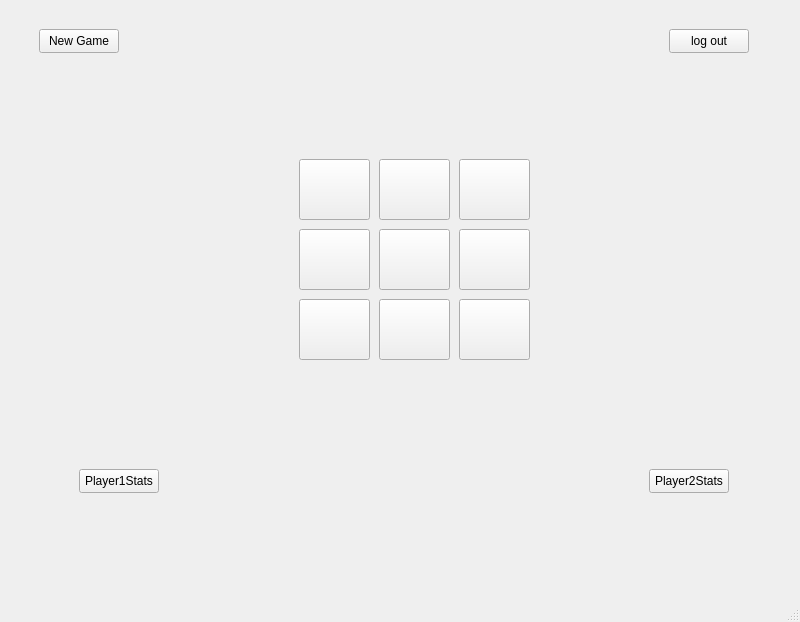
<?xml version="1.0" encoding="UTF-8"?>
<ui version="4.0">
 <class>MainWindow</class>
 <widget class="QMainWindow" name="MainWindow">
  <property name="geometry">
   <rect>
    <x>0</x>
    <y>0</y>
    <width>800</width>
    <height>622</height>
   </rect>
  </property>
  <property name="windowTitle">
   <string>MainWindow</string>
  </property>
  <widget class="QWidget" name="centralwidget">
   <layout class="QGridLayout" name="gridLayout_4">
    <item row="0" column="0">
     <widget class="QStackedWidget" name="stackedWidget">
      <property name="minimumSize">
       <size>
        <width>711</width>
        <height>561</height>
       </size>
      </property>
      <property name="styleSheet">
       <string notr="true">ui-&gt;firstframe-&gt;setStyleSheet(&quot;background-color: rgb(33, 0, 49);&quot;); </string>
      </property>
      <property name="currentIndex">
       <number>6</number>
      </property>
      <widget class="QWidget" name="firstframe">
       <widget class="QLabel" name="label_3">
        <property name="geometry">
         <rect>
          <x>90</x>
          <y>100</y>
          <width>331</width>
          <height>51</height>
         </rect>
        </property>
        <property name="text">
         <string>&lt;html&gt;&lt;head/&gt;&lt;body&gt;&lt;p align=&quot;center&quot;&gt;&lt;span style=&quot; font-size:26pt; font-weight:700; vertical-align:super;&quot;&gt;Welcome to Tic Tac Toe&lt;/span&gt;&lt;/p&gt;&lt;/body&gt;&lt;/html&gt;</string>
        </property>
       </widget>
       <widget class="QPushButton" name="welcomeSignupButton">
        <property name="geometry">
         <rect>
          <x>210</x>
          <y>180</y>
          <width>80</width>
          <height>24</height>
         </rect>
        </property>
        <property name="text">
         <string>Sign Up</string>
        </property>
       </widget>
       <widget class="QPushButton" name="welcomeLoginButton">
        <property name="geometry">
         <rect>
          <x>210</x>
          <y>230</y>
          <width>80</width>
          <height>24</height>
         </rect>
        </property>
        <property name="text">
         <string>Login</string>
        </property>
       </widget>
      </widget>
      <widget class="QWidget" name="loginframe">
       <widget class="QLabel" name="label">
        <property name="geometry">
         <rect>
          <x>80</x>
          <y>160</y>
          <width>61</width>
          <height>31</height>
         </rect>
        </property>
        <property name="text">
         <string>&lt;html&gt;&lt;head/&gt;&lt;body&gt;&lt;p&gt;&lt;span style=&quot; font-size:16pt;&quot;&gt;Email&lt;/span&gt;&lt;/p&gt;&lt;/body&gt;&lt;/html&gt;</string>
        </property>
       </widget>
       <widget class="QLabel" name="label_2">
        <property name="geometry">
         <rect>
          <x>60</x>
          <y>200</y>
          <width>101</width>
          <height>31</height>
         </rect>
        </property>
        <property name="text">
         <string>&lt;html&gt;&lt;head/&gt;&lt;body&gt;&lt;p&gt;&lt;span style=&quot; font-size:16pt;&quot;&gt;Password&lt;/span&gt;&lt;/p&gt;&lt;/body&gt;&lt;/html&gt;</string>
        </property>
       </widget>
       <widget class="QLineEdit" name="emailLineEdit">
        <property name="geometry">
         <rect>
          <x>160</x>
          <y>170</y>
          <width>191</width>
          <height>21</height>
         </rect>
        </property>
       </widget>
       <widget class="QLineEdit" name="passwordLineEdit">
        <property name="geometry">
         <rect>
          <x>160</x>
          <y>210</y>
          <width>191</width>
          <height>21</height>
         </rect>
        </property>
        <property name="echoMode">
         <enum>QLineEdit::Password</enum>
        </property>
       </widget>
       <widget class="QPushButton" name="loginButton">
        <property name="geometry">
         <rect>
          <x>130</x>
          <y>270</y>
          <width>80</width>
          <height>24</height>
         </rect>
        </property>
        <property name="text">
         <string>login</string>
        </property>
       </widget>
       <widget class="QLabel" name="loginErrorLabel">
        <property name="geometry">
         <rect>
          <x>90</x>
          <y>320</y>
          <width>231</width>
          <height>61</height>
         </rect>
        </property>
        <property name="text">
         <string/>
        </property>
       </widget>
       <widget class="QPushButton" name="switchToSignupButton">
        <property name="geometry">
         <rect>
          <x>400</x>
          <y>30</y>
          <width>80</width>
          <height>24</height>
         </rect>
        </property>
        <property name="text">
         <string>Sign Up</string>
        </property>
       </widget>
       <widget class="QLabel" name="label_4">
        <property name="geometry">
         <rect>
          <x>50</x>
          <y>70</y>
          <width>151</width>
          <height>31</height>
         </rect>
        </property>
        <property name="text">
         <string>&lt;html&gt;&lt;head/&gt;&lt;body&gt;&lt;p&gt;&lt;span style=&quot; font-size:16pt; font-weight:700;&quot;&gt;Please Login ....&lt;/span&gt;&lt;/p&gt;&lt;p&gt;&lt;br/&gt;&lt;/p&gt;&lt;/body&gt;&lt;/html&gt;</string>
        </property>
       </widget>
       <widget class="QPushButton" name="return1">
        <property name="geometry">
         <rect>
          <x>410</x>
          <y>340</y>
          <width>80</width>
          <height>24</height>
         </rect>
        </property>
        <property name="text">
         <string>Return</string>
        </property>
       </widget>
      </widget>
      <widget class="QWidget" name="page">
       <widget class="QLabel" name="label_10">
        <property name="geometry">
         <rect>
          <x>40</x>
          <y>50</y>
          <width>81</width>
          <height>31</height>
         </rect>
        </property>
        <property name="text">
         <string>&lt;html&gt;&lt;head/&gt;&lt;body&gt;&lt;p&gt;&lt;span style=&quot; font-size:22pt; font-weight:700;&quot;&gt;Hello &lt;/span&gt;&lt;/p&gt;&lt;/body&gt;&lt;/html&gt;</string>
        </property>
       </widget>
       <widget class="QLabel" name="label_11">
        <property name="geometry">
         <rect>
          <x>50</x>
          <y>130</y>
          <width>51</width>
          <height>41</height>
         </rect>
        </property>
        <property name="text">
         <string>&lt;html&gt;&lt;head/&gt;&lt;body&gt;&lt;p&gt;&lt;span style=&quot; font-size:14pt;&quot;&gt;Name&lt;/span&gt;&lt;/p&gt;&lt;/body&gt;&lt;/html&gt;</string>
        </property>
       </widget>
       <widget class="QLabel" name="userNameLabel">
        <property name="geometry">
         <rect>
          <x>120</x>
          <y>140</y>
          <width>211</width>
          <height>21</height>
         </rect>
        </property>
        <property name="text">
         <string>&lt;html&gt;&lt;head/&gt;&lt;body&gt;&lt;p&gt;&lt;span style=&quot; font-size:14pt;&quot;&gt;&lt;br/&gt;&lt;/span&gt;&lt;/p&gt;&lt;/body&gt;&lt;/html&gt;</string>
        </property>
       </widget>
       <widget class="QLabel" name="label_13">
        <property name="geometry">
         <rect>
          <x>50</x>
          <y>180</y>
          <width>61</width>
          <height>31</height>
         </rect>
        </property>
        <property name="text">
         <string>&lt;html&gt;&lt;head/&gt;&lt;body&gt;&lt;p&gt;&lt;span style=&quot; font-size:14pt;&quot;&gt;Email&lt;/span&gt;&lt;/p&gt;&lt;/body&gt;&lt;/html&gt;</string>
        </property>
       </widget>
       <widget class="QLabel" name="userEmailLabel">
        <property name="geometry">
         <rect>
          <x>110</x>
          <y>190</y>
          <width>231</width>
          <height>21</height>
         </rect>
        </property>
        <property name="text">
         <string/>
        </property>
       </widget>
       <widget class="QLabel" name="label_15">
        <property name="geometry">
         <rect>
          <x>50</x>
          <y>210</y>
          <width>41</width>
          <height>41</height>
         </rect>
        </property>
        <property name="text">
         <string>&lt;html&gt;&lt;head/&gt;&lt;body&gt;&lt;p&gt;&lt;span style=&quot; font-size:14pt;&quot;&gt;Age&lt;/span&gt;&lt;/p&gt;&lt;/body&gt;&lt;/html&gt;</string>
        </property>
       </widget>
       <widget class="QLabel" name="userAgeLabel">
        <property name="geometry">
         <rect>
          <x>100</x>
          <y>220</y>
          <width>251</width>
          <height>21</height>
         </rect>
        </property>
        <property name="text">
         <string/>
        </property>
       </widget>
       <widget class="QLabel" name="label_17">
        <property name="geometry">
         <rect>
          <x>50</x>
          <y>250</y>
          <width>131</width>
          <height>51</height>
         </rect>
        </property>
        <property name="text">
         <string>&lt;html&gt;&lt;head/&gt;&lt;body&gt;&lt;p&gt;&lt;span style=&quot; font-size:14pt;&quot;&gt;Played games&lt;/span&gt;&lt;/p&gt;&lt;/body&gt;&lt;/html&gt;</string>
        </property>
       </widget>
       <widget class="QLabel" name="userGamesPlayedLabel">
        <property name="geometry">
         <rect>
          <x>180</x>
          <y>270</y>
          <width>261</width>
          <height>16</height>
         </rect>
        </property>
        <property name="text">
         <string/>
        </property>
       </widget>
       <widget class="QLabel" name="label_19">
        <property name="geometry">
         <rect>
          <x>50</x>
          <y>300</y>
          <width>91</width>
          <height>31</height>
         </rect>
        </property>
        <property name="text">
         <string>&lt;html&gt;&lt;head/&gt;&lt;body&gt;&lt;p&gt;&lt;span style=&quot; font-size:14pt;&quot;&gt;wins&lt;/span&gt;&lt;/p&gt;&lt;/body&gt;&lt;/html&gt;</string>
        </property>
       </widget>
       <widget class="QLabel" name="label_20">
        <property name="geometry">
         <rect>
          <x>50</x>
          <y>340</y>
          <width>71</width>
          <height>31</height>
         </rect>
        </property>
        <property name="text">
         <string>&lt;html&gt;&lt;head/&gt;&lt;body&gt;&lt;p&gt;&lt;span style=&quot; font-size:14pt;&quot;&gt;losses&lt;/span&gt;&lt;/p&gt;&lt;p&gt;&lt;br/&gt;&lt;/p&gt;&lt;/body&gt;&lt;/html&gt;</string>
        </property>
       </widget>
       <widget class="QLabel" name="label_21">
        <property name="geometry">
         <rect>
          <x>50</x>
          <y>380</y>
          <width>171</width>
          <height>31</height>
         </rect>
        </property>
        <property name="text">
         <string>&lt;html&gt;&lt;head/&gt;&lt;body&gt;&lt;p&gt;&lt;span style=&quot; font-size:14pt;&quot;&gt;last logged in date&lt;/span&gt;&lt;/p&gt;&lt;p&gt;&lt;br/&gt;&lt;/p&gt;&lt;/body&gt;&lt;/html&gt;</string>
        </property>
       </widget>
       <widget class="QLabel" name="userWinsLabel">
        <property name="geometry">
         <rect>
          <x>100</x>
          <y>310</y>
          <width>221</width>
          <height>16</height>
         </rect>
        </property>
        <property name="text">
         <string/>
        </property>
       </widget>
       <widget class="QLabel" name="userLossesLabel">
        <property name="geometry">
         <rect>
          <x>110</x>
          <y>350</y>
          <width>271</width>
          <height>16</height>
         </rect>
        </property>
        <property name="text">
         <string/>
        </property>
       </widget>
       <widget class="QLabel" name="userLastLoginLabel">
        <property name="geometry">
         <rect>
          <x>220</x>
          <y>390</y>
          <width>281</width>
          <height>16</height>
         </rect>
        </property>
        <property name="text">
         <string/>
        </property>
       </widget>
       <widget class="QLabel" name="userNameLabel2">
        <property name="geometry">
         <rect>
          <x>120</x>
          <y>60</y>
          <width>311</width>
          <height>21</height>
         </rect>
        </property>
        <property name="text">
         <string>&lt;html&gt;&lt;head/&gt;&lt;body&gt;&lt;p&gt;&lt;span style=&quot; font-size:22pt;&quot;&gt;&lt;br/&gt;&lt;/span&gt;&lt;/p&gt;&lt;/body&gt;&lt;/html&gt;</string>
        </property>
       </widget>
       <widget class="QPushButton" name="PLAY">
        <property name="geometry">
         <rect>
          <x>480</x>
          <y>420</y>
          <width>80</width>
          <height>24</height>
         </rect>
        </property>
        <property name="text">
         <string>PLAY</string>
        </property>
       </widget>
      </widget>
      <widget class="QWidget" name="signupframe">
       <widget class="QLabel" name="label_5">
        <property name="geometry">
         <rect>
          <x>60</x>
          <y>150</y>
          <width>49</width>
          <height>16</height>
         </rect>
        </property>
        <property name="text">
         <string>Email</string>
        </property>
       </widget>
       <widget class="QLabel" name="label_6">
        <property name="geometry">
         <rect>
          <x>40</x>
          <y>180</y>
          <width>49</width>
          <height>16</height>
         </rect>
        </property>
        <property name="text">
         <string>Password</string>
        </property>
       </widget>
       <widget class="QLabel" name="label_7">
        <property name="geometry">
         <rect>
          <x>50</x>
          <y>210</y>
          <width>49</width>
          <height>16</height>
         </rect>
        </property>
        <property name="text">
         <string>Name</string>
        </property>
       </widget>
       <widget class="QLabel" name="label_8">
        <property name="geometry">
         <rect>
          <x>60</x>
          <y>240</y>
          <width>49</width>
          <height>16</height>
         </rect>
        </property>
        <property name="text">
         <string>Age</string>
        </property>
       </widget>
       <widget class="QLabel" name="label_9">
        <property name="geometry">
         <rect>
          <x>60</x>
          <y>270</y>
          <width>49</width>
          <height>16</height>
         </rect>
        </property>
        <property name="text">
         <string>City</string>
        </property>
       </widget>
       <widget class="QLineEdit" name="signupCityLineEdit">
        <property name="geometry">
         <rect>
          <x>110</x>
          <y>270</y>
          <width>351</width>
          <height>21</height>
         </rect>
        </property>
       </widget>
       <widget class="QLineEdit" name="signupAgeLineEdit">
        <property name="geometry">
         <rect>
          <x>110</x>
          <y>240</y>
          <width>351</width>
          <height>21</height>
         </rect>
        </property>
       </widget>
       <widget class="QLineEdit" name="signupNameLineEdit">
        <property name="geometry">
         <rect>
          <x>110</x>
          <y>210</y>
          <width>351</width>
          <height>21</height>
         </rect>
        </property>
       </widget>
       <widget class="QLineEdit" name="signupPasswordLineEdit">
        <property name="geometry">
         <rect>
          <x>110</x>
          <y>180</y>
          <width>351</width>
          <height>21</height>
         </rect>
        </property>
       </widget>
       <widget class="QLineEdit" name="signupEmailLineEdit">
        <property name="geometry">
         <rect>
          <x>110</x>
          <y>150</y>
          <width>351</width>
          <height>21</height>
         </rect>
        </property>
       </widget>
       <widget class="QLabel" name="signupErrorLabel">
        <property name="geometry">
         <rect>
          <x>10</x>
          <y>340</y>
          <width>261</width>
          <height>41</height>
         </rect>
        </property>
        <property name="text">
         <string/>
        </property>
       </widget>
       <widget class="QPushButton" name="signupButton">
        <property name="geometry">
         <rect>
          <x>100</x>
          <y>310</y>
          <width>80</width>
          <height>24</height>
         </rect>
        </property>
        <property name="text">
         <string>signupButton</string>
        </property>
       </widget>
       <widget class="QPushButton" name="switchToLoginButton">
        <property name="geometry">
         <rect>
          <x>360</x>
          <y>30</y>
          <width>80</width>
          <height>24</height>
         </rect>
        </property>
        <property name="text">
         <string>Back to Login</string>
        </property>
       </widget>
       <widget class="QPushButton" name="return1_2">
        <property name="geometry">
         <rect>
          <x>640</x>
          <y>440</y>
          <width>80</width>
          <height>24</height>
         </rect>
        </property>
        <property name="text">
         <string>Return</string>
        </property>
       </widget>
      </widget>
      <widget class="QWidget" name="page_2">
       <widget class="QWidget" name="playSelectionFrame" native="true">
        <property name="geometry">
         <rect>
          <x>330</x>
          <y>270</y>
          <width>120</width>
          <height>80</height>
         </rect>
        </property>
       </widget>
       <widget class="QPushButton" name="pvpButton">
        <property name="geometry">
         <rect>
          <x>170</x>
          <y>150</y>
          <width>181</width>
          <height>31</height>
         </rect>
        </property>
        <property name="text">
         <string>player vs player</string>
        </property>
       </widget>
       <widget class="QPushButton" name="pveButton">
        <property name="geometry">
         <rect>
          <x>170</x>
          <y>210</y>
          <width>181</width>
          <height>31</height>
         </rect>
        </property>
        <property name="text">
         <string>player vs ai</string>
        </property>
       </widget>
       <widget class="QFrame" name="pvpGameFrame">
        <property name="geometry">
         <rect>
          <x>310</x>
          <y>300</y>
          <width>120</width>
          <height>80</height>
         </rect>
        </property>
        <property name="frameShape">
         <enum>QFrame::StyledPanel</enum>
        </property>
        <property name="frameShadow">
         <enum>QFrame::Raised</enum>
        </property>
       </widget>
      </widget>
      <widget class="QWidget" name="player2LoginFrame_2">
       <widget class="QLabel" name="Email">
        <property name="geometry">
         <rect>
          <x>110</x>
          <y>190</y>
          <width>51</width>
          <height>31</height>
         </rect>
        </property>
        <property name="text">
         <string>&lt;html&gt;&lt;head/&gt;&lt;body&gt;&lt;p&gt;&lt;span style=&quot; font-size:14pt; font-weight:700;&quot;&gt;Email&lt;/span&gt;&lt;/p&gt;&lt;/body&gt;&lt;/html&gt;</string>
        </property>
       </widget>
       <widget class="QLabel" name="Password">
        <property name="geometry">
         <rect>
          <x>80</x>
          <y>230</y>
          <width>91</width>
          <height>41</height>
         </rect>
        </property>
        <property name="text">
         <string>&lt;html&gt;&lt;head/&gt;&lt;body&gt;&lt;p&gt;&lt;span style=&quot; font-size:14pt; font-weight:700;&quot;&gt;Password&lt;/span&gt;&lt;/p&gt;&lt;/body&gt;&lt;/html&gt;</string>
        </property>
       </widget>
       <widget class="QLabel" name="player2LoginErrorLabel">
        <property name="geometry">
         <rect>
          <x>0</x>
          <y>310</y>
          <width>231</width>
          <height>51</height>
         </rect>
        </property>
        <property name="text">
         <string/>
        </property>
       </widget>
       <widget class="QLineEdit" name="player2EmailLineEdit">
        <property name="geometry">
         <rect>
          <x>170</x>
          <y>200</y>
          <width>241</width>
          <height>21</height>
         </rect>
        </property>
       </widget>
       <widget class="QLineEdit" name="player2PasswordLineEdit">
        <property name="geometry">
         <rect>
          <x>170</x>
          <y>240</y>
          <width>241</width>
          <height>21</height>
         </rect>
        </property>
       </widget>
       <widget class="QPushButton" name="player2LoginButton">
        <property name="geometry">
         <rect>
          <x>210</x>
          <y>290</y>
          <width>80</width>
          <height>24</height>
         </rect>
        </property>
        <property name="text">
         <string>Login</string>
        </property>
       </widget>
       <widget class="QPushButton" name="switchToPlayer2SignupButton">
        <property name="geometry">
         <rect>
          <x>330</x>
          <y>20</y>
          <width>80</width>
          <height>24</height>
         </rect>
        </property>
        <property name="text">
         <string>sign up</string>
        </property>
       </widget>
       <widget class="QWidget" name="player2LoginFrame" native="true">
        <property name="geometry">
         <rect>
          <x>40</x>
          <y>30</y>
          <width>120</width>
          <height>80</height>
         </rect>
        </property>
       </widget>
      </widget>
      <widget class="QWidget" name="page_3">
       <widget class="QPushButton" name="button_0_0">
        <property name="geometry">
         <rect>
          <x>290</x>
          <y>150</y>
          <width>71</width>
          <height>61</height>
         </rect>
        </property>
        <property name="text">
         <string/>
        </property>
       </widget>
       <widget class="QPushButton" name="button_0_1">
        <property name="geometry">
         <rect>
          <x>370</x>
          <y>150</y>
          <width>71</width>
          <height>61</height>
         </rect>
        </property>
        <property name="text">
         <string/>
        </property>
       </widget>
       <widget class="QPushButton" name="button_0_2">
        <property name="geometry">
         <rect>
          <x>450</x>
          <y>150</y>
          <width>71</width>
          <height>61</height>
         </rect>
        </property>
        <property name="text">
         <string/>
        </property>
       </widget>
       <widget class="QPushButton" name="button_1_0">
        <property name="geometry">
         <rect>
          <x>290</x>
          <y>220</y>
          <width>71</width>
          <height>61</height>
         </rect>
        </property>
        <property name="text">
         <string/>
        </property>
       </widget>
       <widget class="QPushButton" name="button_1_1">
        <property name="geometry">
         <rect>
          <x>370</x>
          <y>220</y>
          <width>71</width>
          <height>61</height>
         </rect>
        </property>
        <property name="text">
         <string/>
        </property>
       </widget>
       <widget class="QPushButton" name="button_1_2">
        <property name="geometry">
         <rect>
          <x>450</x>
          <y>220</y>
          <width>71</width>
          <height>61</height>
         </rect>
        </property>
        <property name="text">
         <string/>
        </property>
       </widget>
       <widget class="QPushButton" name="button_2_0">
        <property name="geometry">
         <rect>
          <x>290</x>
          <y>290</y>
          <width>71</width>
          <height>61</height>
         </rect>
        </property>
        <property name="text">
         <string/>
        </property>
       </widget>
       <widget class="QPushButton" name="button_2_1">
        <property name="geometry">
         <rect>
          <x>370</x>
          <y>290</y>
          <width>71</width>
          <height>61</height>
         </rect>
        </property>
        <property name="text">
         <string/>
        </property>
       </widget>
       <widget class="QPushButton" name="button_2_2">
        <property name="geometry">
         <rect>
          <x>450</x>
          <y>290</y>
          <width>71</width>
          <height>61</height>
         </rect>
        </property>
        <property name="text">
         <string/>
        </property>
       </widget>
       <widget class="QLabel" name="statusLabel">
        <property name="geometry">
         <rect>
          <x>210</x>
          <y>90</y>
          <width>371</width>
          <height>31</height>
         </rect>
        </property>
        <property name="text">
         <string/>
        </property>
       </widget>
       <widget class="QPushButton" name="showPlayer1StatsButton">
        <property name="geometry">
         <rect>
          <x>70</x>
          <y>460</y>
          <width>80</width>
          <height>24</height>
         </rect>
        </property>
        <property name="text">
         <string>Player1Stats</string>
        </property>
       </widget>
       <widget class="QPushButton" name="showPlayer2StatsButton">
        <property name="geometry">
         <rect>
          <x>640</x>
          <y>460</y>
          <width>80</width>
          <height>24</height>
         </rect>
        </property>
        <property name="text">
         <string>Player2Stats</string>
        </property>
       </widget>
       <widget class="QPushButton" name="logout">
        <property name="geometry">
         <rect>
          <x>660</x>
          <y>20</y>
          <width>80</width>
          <height>24</height>
         </rect>
        </property>
        <property name="text">
         <string>log out</string>
        </property>
       </widget>
       <widget class="QPushButton" name="pg">
        <property name="geometry">
         <rect>
          <x>30</x>
          <y>20</y>
          <width>80</width>
          <height>24</height>
         </rect>
        </property>
        <property name="text">
         <string>New Game</string>
        </property>
       </widget>
      </widget>
      <widget class="QWidget" name="player2SignupFrame_2">
       <widget class="QWidget" name="player2SignupFrame" native="true">
        <property name="geometry">
         <rect>
          <x>159</x>
          <y>119</y>
          <width>451</width>
          <height>161</height>
         </rect>
        </property>
       </widget>
       <widget class="QLabel" name="Name">
        <property name="geometry">
         <rect>
          <x>30</x>
          <y>120</y>
          <width>61</width>
          <height>41</height>
         </rect>
        </property>
        <property name="text">
         <string>&lt;html&gt;&lt;head/&gt;&lt;body&gt;&lt;p&gt;&lt;span style=&quot; font-size:14pt; font-weight:700;&quot;&gt;Name&lt;/span&gt;&lt;/p&gt;&lt;/body&gt;&lt;/html&gt;</string>
        </property>
       </widget>
       <widget class="QLabel" name="Email_2">
        <property name="geometry">
         <rect>
          <x>30</x>
          <y>180</y>
          <width>51</width>
          <height>31</height>
         </rect>
        </property>
        <property name="text">
         <string>&lt;html&gt;&lt;head/&gt;&lt;body&gt;&lt;p&gt;&lt;span style=&quot; font-size:14pt; font-weight:700;&quot;&gt;Email&lt;/span&gt;&lt;/p&gt;&lt;/body&gt;&lt;/html&gt;</string>
        </property>
       </widget>
       <widget class="QLabel" name="Password_2">
        <property name="geometry">
         <rect>
          <x>10</x>
          <y>230</y>
          <width>91</width>
          <height>31</height>
         </rect>
        </property>
        <property name="text">
         <string>&lt;html&gt;&lt;head/&gt;&lt;body&gt;&lt;p&gt;&lt;span style=&quot; font-size:14pt; font-weight:700;&quot;&gt;Password&lt;/span&gt;&lt;/p&gt;&lt;/body&gt;&lt;/html&gt;</string>
        </property>
       </widget>
       <widget class="QLabel" name="Age">
        <property name="geometry">
         <rect>
          <x>30</x>
          <y>280</y>
          <width>61</width>
          <height>31</height>
         </rect>
        </property>
        <property name="text">
         <string>&lt;html&gt;&lt;head/&gt;&lt;body&gt;&lt;p&gt;&lt;span style=&quot; font-size:14pt; font-weight:700;&quot;&gt;Age&lt;/span&gt;&lt;/p&gt;&lt;/body&gt;&lt;/html&gt;</string>
        </property>
       </widget>
       <widget class="QLabel" name="City">
        <property name="geometry">
         <rect>
          <x>30</x>
          <y>330</y>
          <width>41</width>
          <height>31</height>
         </rect>
        </property>
        <property name="text">
         <string>&lt;html&gt;&lt;head/&gt;&lt;body&gt;&lt;p&gt;&lt;span style=&quot; font-size:14pt; font-weight:700;&quot;&gt;City&lt;/span&gt;&lt;/p&gt;&lt;/body&gt;&lt;/html&gt;</string>
        </property>
       </widget>
       <widget class="QLineEdit" name="player2SignupNameLineEdit">
        <property name="geometry">
         <rect>
          <x>110</x>
          <y>130</y>
          <width>311</width>
          <height>24</height>
         </rect>
        </property>
       </widget>
       <widget class="QLineEdit" name="player2SignupEmailLineEdit">
        <property name="geometry">
         <rect>
          <x>110</x>
          <y>180</y>
          <width>311</width>
          <height>24</height>
         </rect>
        </property>
       </widget>
       <widget class="QLineEdit" name="player2SignupPasswordLineEdit">
        <property name="geometry">
         <rect>
          <x>110</x>
          <y>230</y>
          <width>311</width>
          <height>24</height>
         </rect>
        </property>
       </widget>
       <widget class="QLineEdit" name="player2SignupAgeLineEdit">
        <property name="geometry">
         <rect>
          <x>110</x>
          <y>280</y>
          <width>311</width>
          <height>24</height>
         </rect>
        </property>
       </widget>
       <widget class="QLineEdit" name="player2SignupCityLineEdit">
        <property name="geometry">
         <rect>
          <x>110</x>
          <y>330</y>
          <width>311</width>
          <height>24</height>
         </rect>
        </property>
       </widget>
       <widget class="QPushButton" name="player2SignupButton">
        <property name="geometry">
         <rect>
          <x>190</x>
          <y>370</y>
          <width>80</width>
          <height>24</height>
         </rect>
        </property>
        <property name="text">
         <string>Signup</string>
        </property>
       </widget>
       <widget class="QLabel" name="player2SignupErrorLabel">
        <property name="geometry">
         <rect>
          <x>0</x>
          <y>400</y>
          <width>261</width>
          <height>31</height>
         </rect>
        </property>
        <property name="text">
         <string/>
        </property>
       </widget>
       <widget class="QPushButton" name="switchToPlayer2LoginButton">
        <property name="geometry">
         <rect>
          <x>340</x>
          <y>70</y>
          <width>80</width>
          <height>24</height>
         </rect>
        </property>
        <property name="text">
         <string>Login</string>
        </property>
       </widget>
      </widget>
      <widget class="QWidget" name="page_4"/>
     </widget>
    </item>
   </layout>
  </widget>
  <widget class="QStatusBar" name="statusbar"/>
 </widget>
 <resources/>
 <connections/>
</ui>
